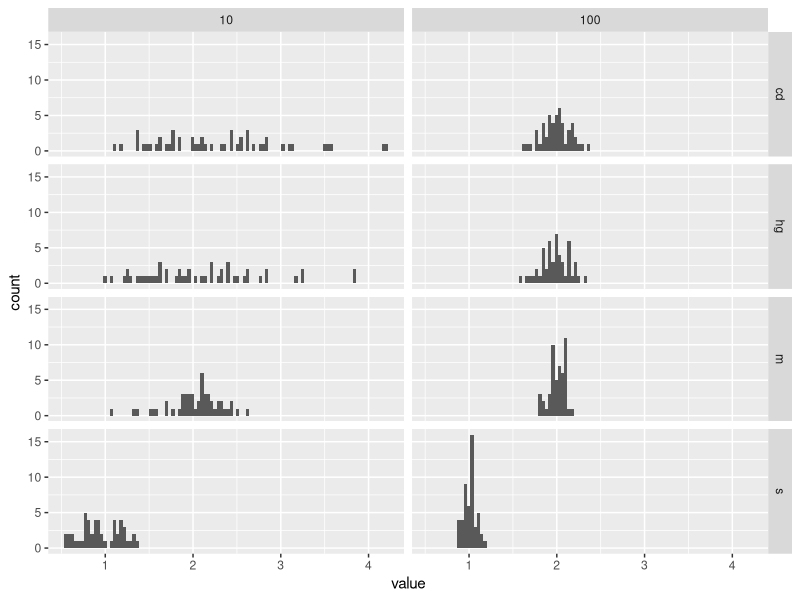
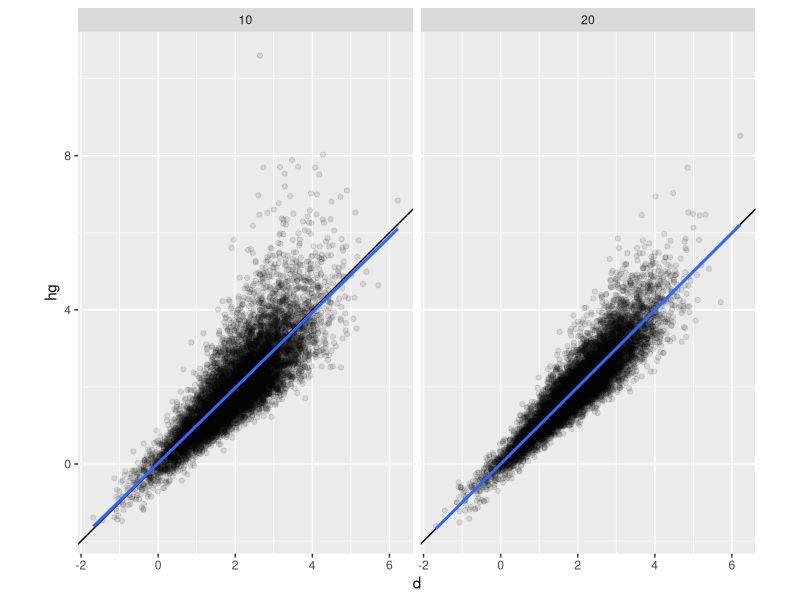

Write R code to recreate these figures, in order.
library(dplyr)
library(ggplot2)
library(tidyr)
library(purrr)


d_var <- function(N, d){
  h <- correct_d(N)
  ((N - 1) * (1 + N * d^2) / (N * (N - 3)) - d^2 / h^2) * h^2
}

correct_d <- function(N){
  # https://doi.org/10.1101/865881
  # Han Bossier1∗, Thomas E. Nichols2 & Beatrijs Moerkerke1
  # https://journals.sagepub.com/doi/pdf/10.3102/10769986006002107?casa_token=d0UqQNTgaDMAAAAA:qN_ot_q6J-K6D6iRgId5qy1Edqldg8xcRZ54k_dhEfiYoywEU6dczwwb_GXkjhXhoWa7jetEfsUQqw
  exp((lgamma((N-1)/2)) - log(sqrt((N-1)/2)) - lgamma((N-2)/2))
}


d <- crossing(N = c(10, 100), i = seq_len(50), d = 2) |>
  mutate(
    copes = map2(N,d, ~rnorm(.x, .y)),
    m = map_dbl(copes, mean),
    s = map_dbl(copes, sd),
    cd = m / s,
    hg = cd * correct_d(N)) |>
  select(-copes) |>
  pivot_longer(cols = c(m, s, cd, hg))

d |>
  ggplot(aes(x = value)) +
  facet_grid(name~N) +
  geom_histogram(bins=100)

d |>
  group_by(name, N) |>
  summarise(
    m = mean(value),
    .groups = "drop")


short <- crossing(N = c(10, 20), d = rnorm(10000, 2)) |>
  mutate(
    cd = rt(n(), N, d*sqrt(N)) / sqrt(N),
    hg = cd * correct_d(N)
  )

short |>
  ggplot(aes(x=d, y=hg)) +
  facet_wrap(~N) +
  coord_fixed() +
  geom_point(alpha = 0.1) +
  geom_abline(intercept = 0, slope=1) +
  geom_smooth(method = "lm")
